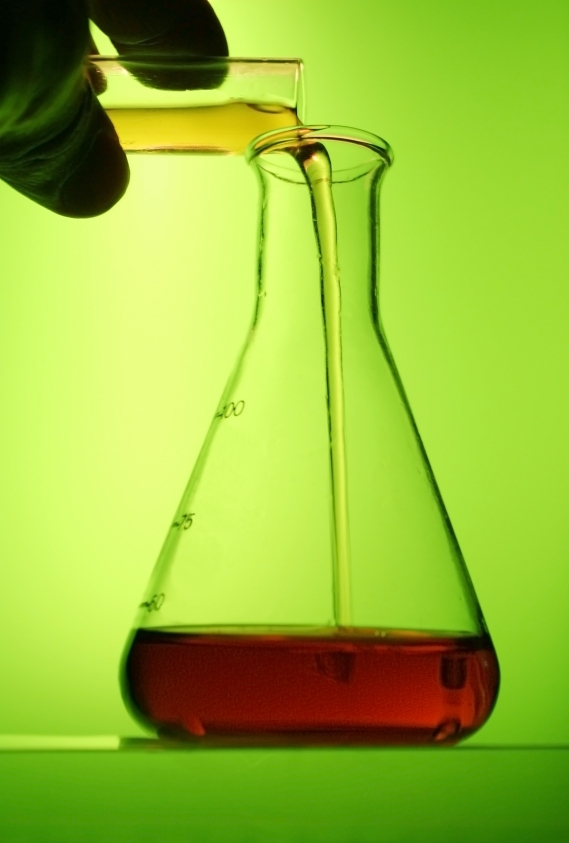
#> input picture assets/beaker.jpg, 569 x 843 px
$ python imageTest.py
#> lines starting #> are read from the running program, lines starting #| are printed output that depends on the picture; after the words box and inside, x2 and y2 are one past the last pixel; in counts of white or black regions, pixels touching at a corner belong together

import cv2
import random
#print("Hello World!")

img = cv2.imread("assets/beaker.jpg", cv2.IMREAD_ANYCOLOR)
#> img is the input picture: shape (843, 569, 3); mean B, G, R 55.8, 188.4, 151.9
#print(img[250][400])
#print(img)

for i in range(100):
    for j in range(img.shape[1]):
        img[i][j] = [random.randint(0, 255), random.randint(0, 255), random.randint(0, 255)]
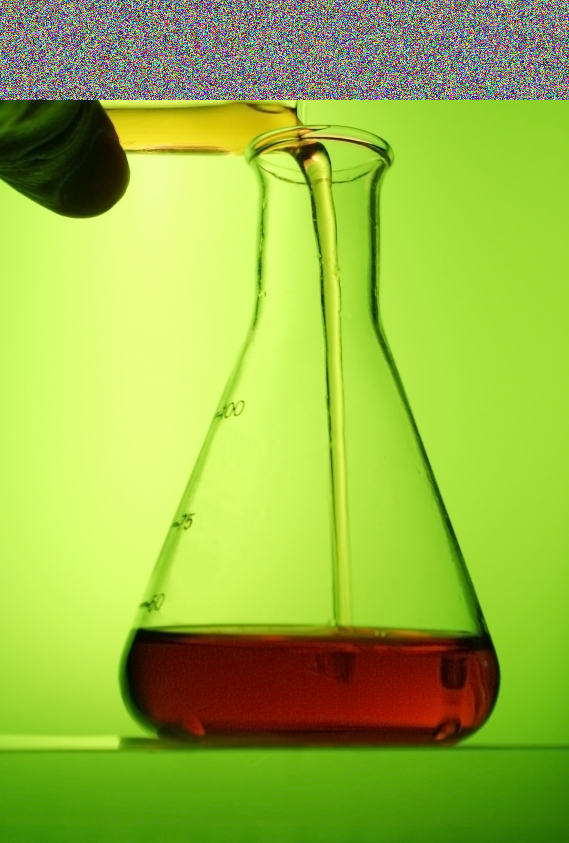
#> img: shape (843, 569, 3); 11.86% of pixels changed, all inside (x1, y1, x2, y2) = (0, 0, 569, 100)


#print("TEST:")
#print(random.randint(0, 255))

section = img[300:500, 300:500]
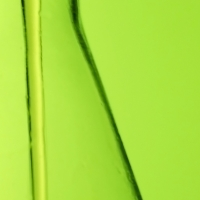
#> section: shape (200, 200, 3); mean B, G, R 61.8, 221.8, 169.2

print("section:")
print(section.shape)
#| (200, 200, 3)
print("img:")
print(img.shape)
#| (843, 569, 3)

#> (the run stopped early here; a loop or call above may not have finished)

$ run again, with assets/crash-test-dummies.jpg copied over assets/beaker.jpg
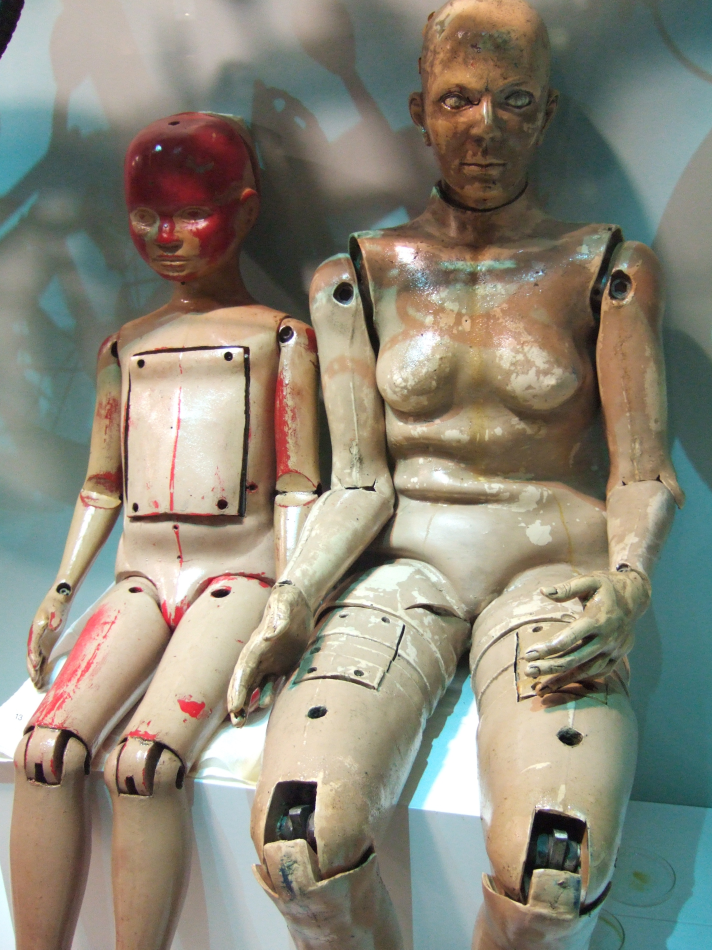
#> input picture assets/crash-test-dummies.jpg, 2136 x 2848 px (shown at 1/3 size)
#> img is the input picture: shape (2848, 2136, 3); mean B, G, R 120.5, 134.7, 138.8
#> after the loop `for i in range(100):`:
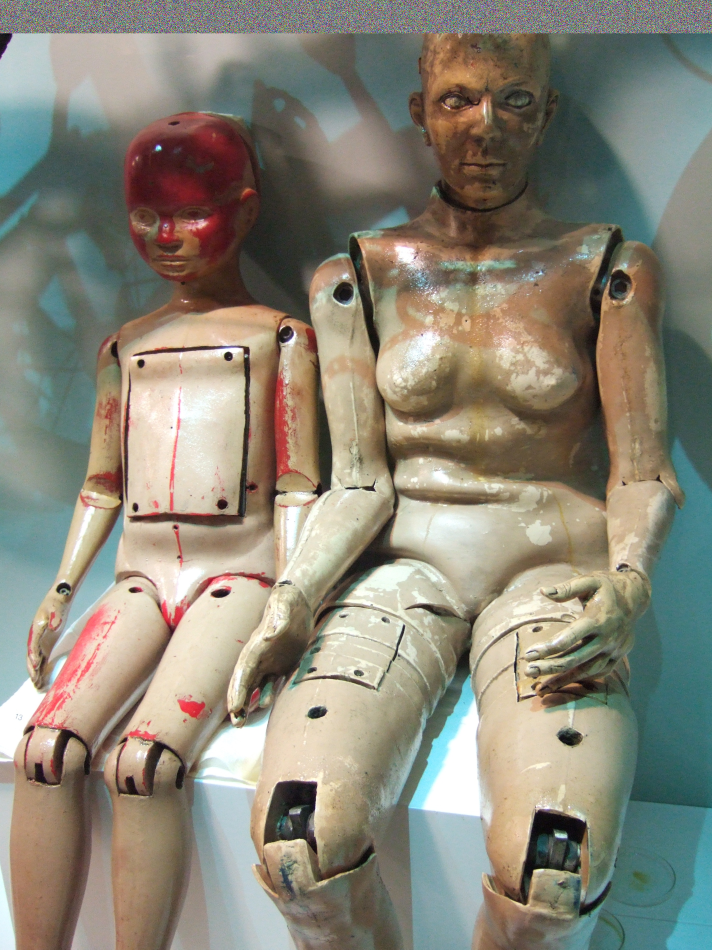
#> img: shape (2848, 2136, 3) (shown at 1/3 size); mean B, G, R 120.4, 134.3, 138.2
#> `section = img[300:500, 300:500]`:
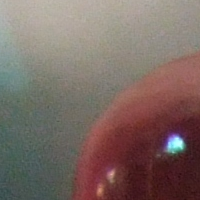
#> section: shape (200, 200, 3); mean B, G, R 100.7, 106.7, 123.7
#| (200, 200, 3)
#| (2848, 2136, 3)
